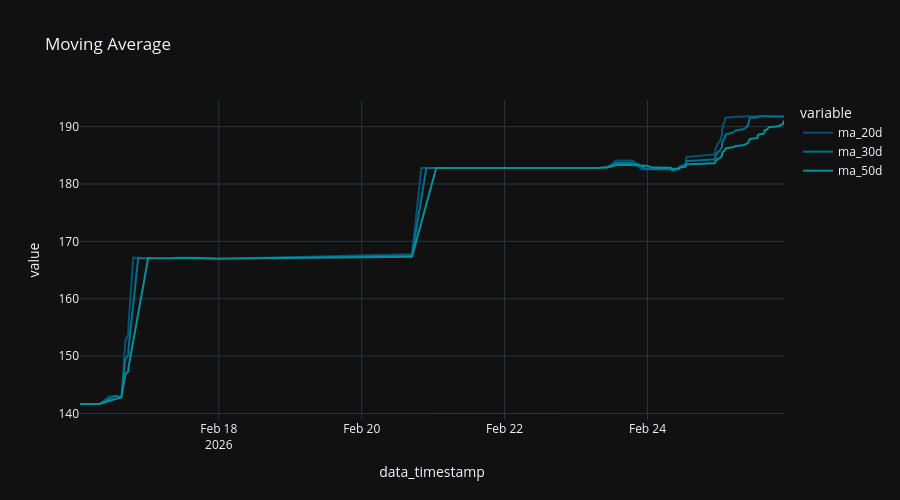

The code cell stored with this chart in its notebook:
### Code cell
x = df[df['ticker'] == asset_ticker][['data_timestamp', 'ma_20d', 'ma_30d', 'ma_50d', 'ticker']].sort_values(by="data_timestamp")

fig = px.line (
  x,
  "data_timestamp",
  ['ma_20d',"ma_30d", "ma_50d"],
  title='Moving Average',
#   color_discrete_sequence="Tealgrn_r",
)

fig.update_layout (
  height=500,
)

### Figure 1 — Plotly figure (JSON) as saved in the notebook; plotly's stock layout.template omitted (floating-point values rounded to 4 significant figures; data arrays with more than 128 entries replaced by an {"elided": "..."} marker saying what was removed)
{"data": [{"hovertemplate": "variable=ma_20d<br>data_timestamp=%{x}<br>value=%{y}<extra></extra>", "legendgroup": "ma_20d", "line": {"color": "rgb(4, 82, 117)", "dash": "solid"}, "marker": {"symbol": "circle"}, "mode": "lines", "name": "ma_20d", "showlegend": true, "type": "scattergl", "x": {"elided": "717 str values"}, "xaxis": "x", "y": {"elided": "717 float values"}, "yaxis": "y"}, {"hovertemplate": "variable=ma_30d<br>data_timestamp=%{x}<br>value=%{y}<extra></extra>", "legendgroup": "ma_30d", "line": {"color": "rgb(0, 113, 139)", "dash": "solid"}, "marker": {"symbol": "circle"}, "mode": "lines", "name": "ma_30d", "showlegend": true, "type": "scattergl", "x": {"elided": "717 str values"}, "xaxis": "x", "y": {"elided": "717 float values"}, "yaxis": "y"}, {"hovertemplate": "variable=ma_50d<br>data_timestamp=%{x}<br>value=%{y}<extra></extra>", "legendgroup": "ma_50d", "line": {"color": "rgb(8, 144, 153)", "dash": "solid"}, "marker": {"symbol": "circle"}, "mode": "lines", "name": "ma_50d", "showlegend": true, "type": "scattergl", "x": {"elided": "717 str values"}, "xaxis": "x", "y": {"elided": "717 float values"}, "yaxis": "y"}], "layout": {"height": 500, "legend": {"title": {"text": "variable"}, "tracegroupgap": 0}, "title": {"text": "Moving Average"}, "xaxis": {"anchor": "y", "domain": [0, 1], "title": {"text": "data_timestamp"}}, "yaxis": {"anchor": "x", "domain": [0, 1], "title": {"text": "value"}}}}
